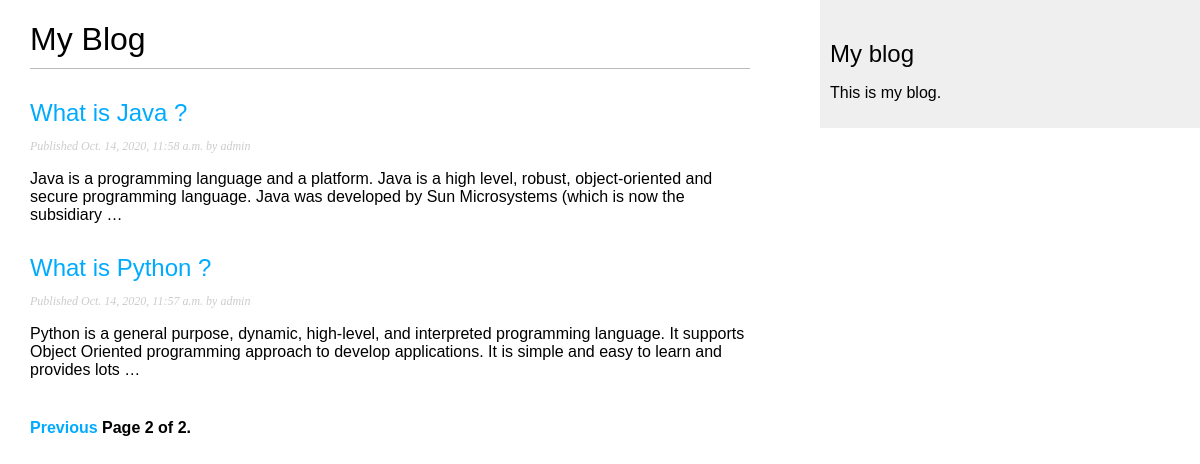
Screenshot of /blog/?page=2 with the database file from the repository.
### blog/models.py (models this page shows, shortened)
class Post(models.Model):
    STATUS_CHOICES = (
('draft', 'Draft'),
('published', 'Published'),
)
    title = models.CharField(max_length=250)
    slug = models.SlugField(max_length=250,
    unique_for_date='publish')
    author = models.ForeignKey(User,
    on_delete=models.CASCADE,
    related_name='blog_posts')
    body = models.TextField()
    publish = models.DateTimeField(default=timezone.now)
    created = models.DateTimeField(auto_now_add=True)
    updated = models.DateTimeField(auto_now=True)
    status = models.CharField(max_length=10,
    choices=STATUS_CHOICES,
    default='draft')
    def get_absolute_url(self):
        return reverse('blog:post_detail', args=[self.publish.year,
            self.publish.month,
            self.publish.day, self.slug])
    class Meta:
      ordering = ('-publish',)
    objects = models.Manager() # The default manager.
    published = PublishedManager() # Our custom manager.
    """
 Creating a comment system
Building a model
    """

### blog/views.py (the view)
# urls.py: path('', views.PostListView.as_view(), name='post_list'),
class PostListView(ListView):
    queryset = Post.published.all()
    context_object_name = 'posts'
    paginate_by = 3
    template_name = 'blog/post/list.html'

### blog/templates/blog/post/list.html (shortened to what this page needs)
{% extends "blog/base.html" %}
{% block content %}
<h1>My Blog</h1>
{% for post in posts %}
<h2>
<a href="{{ post.get_absolute_url }}">
{{ post.title }}
</a>
</h2>
<p class="date">
Published {{ post.publish }} by {{ post.author }}
</p>
{{ post.body|truncatewords:30|linebreaks }}
{% endfor %}
{% include "pagination.html" with page=page_obj %}
{% endblock %}

### blog/static/css/blog.css (style rules this page uses)
body { margin:0; padding:0; font-family:helvetica, sans-serif; }
a { color:#00abff; text-decoration:none; }
h1 { font-weight:normal; border-bottom:1px solid #bbb; padding:0 0 10px 0; }
h2 { font-weight:normal; margin:30px 0 0; }
p.date { color:#ccc; font-family: georgia, serif; font-size: 12px; font-style: italic; }

### rows the page displays
Post: title "What is Java ?", publish "Oct. 14, 2020, 11:58 a.m.", author "admin", body "Java is a programming language and a platform. Java is a high level, robust, object-oriented and secure programming language. Java was developed by Sun Microsystems (which is now the subsidiary …"
Post: title "What is Python ?", publish "Oct. 14, 2020, 11:57 a.m.", author "admin", body "Python is a general purpose, dynamic, high-level, and interpreted programming language. It supports Object Oriented programming approach to develop applications. It is simple and easy to learn and provides lots …"

### other values shown
{{ page.number }} "2"
{{ page.paginator.num_pages }} "2"
